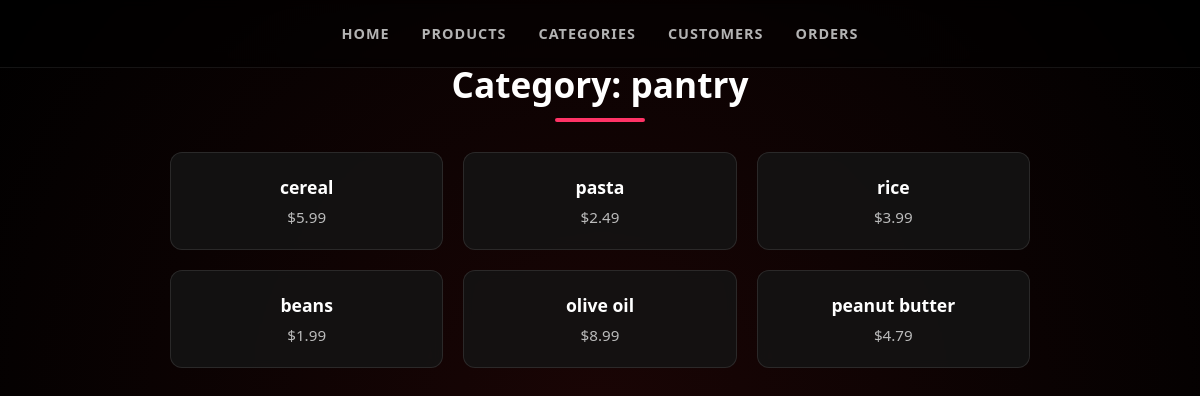
Page /categories/pantry on the committed database.
### store/models.py (models this page shows)
class Category(db.Model):
    __tablename__ = "categories"
    id = mapped_column(Integer, primary_key=True)
    name = mapped_column(String)
    products = relationship("Product", back_populates="category")

class Product(db.Model):
    __tablename__ = "Product"
    id = mapped_column(Integer,primary_key=True)
    name = mapped_column(String)
    price = mapped_column(DECIMAL(10, 2))
    available = mapped_column(Integer, default=0)
    category = mapped_column(String)
    category_id = mapped_column(Integer, ForeignKey("categories.id"))
    category = relationship("Category", back_populates="products")

### store/app.py (the view)
@app.route("/categories/<string:name>")
def catagories(name):
    caty = select(Category).where(Category.name == name)
    new_caty = db.session.execute(caty).scalar()
    return render_template("category_detail.html", category=new_caty)

### store/templates/category_detail.html
{% extends "base.html" %}
{% block styles %}
<link rel="stylesheet" href="{{ url_for('static', filename='categories.css') }}">
{% endblock %}
{% block content %}
<div class="category-container">
    <h1>Category: {{ category.name }}</h1>
    <div class="divider"></div>
    <ul class="category-list">
        {% for product in category.products %}
            <li class="product-item">
                <span class="p-name">{{ product.name }}</span>
                <span class="p-price">${{ product.price }}</span>
            </li>
        {% endfor %}
    </ul>
</div>
{% endblock %}

### store/static/home_page.css (style rules this page uses)
:root { --primary: #ff3366; --text: #e5e5e5; --nav-text: #b3b3b3; --nav-hover: #ff6688; }
* { margin: 0; padding: 0; box-sizing: border-box; }
body { background: radial-gradient(circle at center, #1a0505 0%, #000 100%); color: var(--text); font-family: system-ui, sans-serif; min-height: 100vh; }

### store/static/categories.css (style rules this page uses)
:root { --primary: #ff3366; --text: #ffffff; --bg-dark: #000000; }
.category-container { max-width: 900px; margin: 40px auto; padding: 20px; }
.category-container h1 { text-align: center; font-size: 2.2rem; color: var(--text); margin-bottom: 10px; }
.divider { width: 90px; height: 4px; background: var(--primary); margin: 0 auto 30px auto; border-radius: 10px; }
.category-list { list-style: none; padding: 0; display: grid; grid-template-columns: repeat(auto-fill, minmax(220px, 1fr)); gap: 20px; }
.product-item { background: rgba(20, 20, 20, 0.85); padding: 22px; border-radius: 12px; border: 1px solid rgba(255,255,255,0.1); text-align: center; transition: all 0.3s ease; backdrop-filter: blur(5px); }
.p-name { display: block; font-size: 1.1rem; font-weight: 600; color: var(--text); margin-bottom: 8px; }
.p-price { display: block; font-size: 0.95rem; color: #bbbbbb; }

### rows in the picture
Category: name "pantry"
Product: name "cereal", price "5.99"
Product: name "pasta", price "2.49"
Product: name "rice", price "3.99"
Product: name "beans", price "1.99"
Product: name "olive oil", price "8.99"
Product: name "peanut butter", price "4.79"
